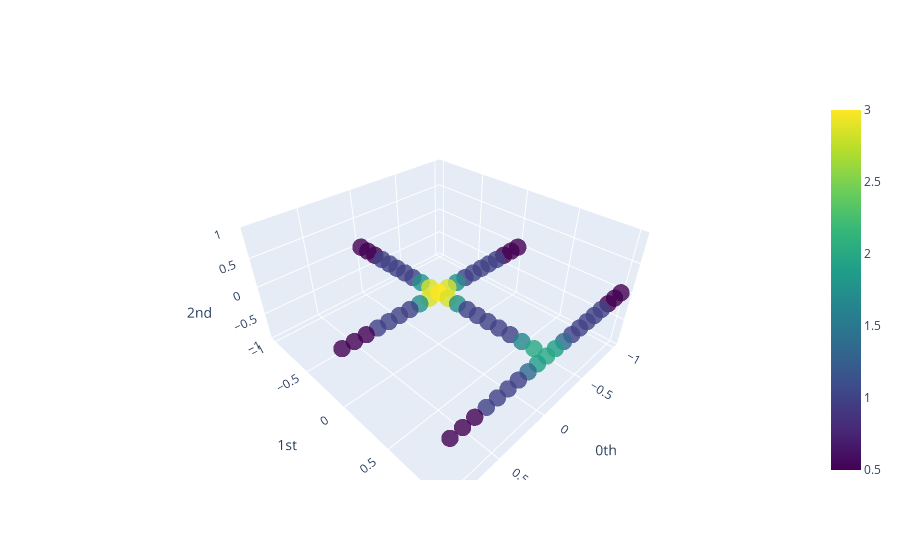

This figure's notebook cell:
### Markdown cell above
Our last example is inherently one dimensional, but the point cloud admits some interesting local structures, there are 4 different types of points:
- The 'edge points', with no local structure
- The 'line points' which locally look like one dimensinoal lines.
- The 'intersection points', which locally looks like an X.
- The 'intersection points', which locally looks like a T.

The next block looks at the local homology features!

### Code cell
# Initialize the radius local homology transformer
lh_lines = RadiusLocalVietorisRips(radii=(0.21, 0.31), 
                     homology_dimensions=(0, 1), n_jobs = -1)

# fit_tranform
diags = lh_lines.fit_transform(lines)

# Plot the results of local homology dimension 1:
plot_coloured_cloud(lh_lines, diags, np.array(lines), dimension=1)

### Figure 1 — Plotly figure (JSON) as saved in the notebook; plotly's stock layout.template omitted (floating-point values rounded to 4 significant figures)
{"data": [{"marker": {"color": [0.5, 0.5, 0.5, 1, 1, 1, 1, 1, 1.767, 2.853, 3, 2.853, 1.767, 1, 1, 1, 1, 0.5, 0.5, 0.5, 0.5, 0.5, 0.5, 1, 1, 1, 1, 1, 1.767, 2.853, 3, 2.853, 1.767, 1, 1, 1, 1, 1, 1.64, 1.995, 0.5, 0.5, 0.5, 1, 1, 1, 1, 1, 1.359, 1.905, 2, 1.905, 1.359, 1, 1, 1, 1, 0.5, 0.5, 0.5], "colorscale": [[0, "#440154"], [0.1111, "#482878"], [0.2222, "#3e4989"], [0.3333, "#31688e"], [0.4444, "#26828e"], [0.5556, "#1f9e89"], [0.6667, "#35b779"], [0.7778, "#6ece58"], [0.8889, "#b5de2b"], [1, "#fde725"]], "opacity": 0.8, "showscale": true, "size": 6}, "mode": "markers", "text": ["color: 0.5", "color: 0.5", "color: 0.5", "color: 1.0", "color: 1.0", "color: 1.0", "color: 1.0", "color: 1.0", "color: 1.767270311414394", "color: 2.8529829077055604", "color: 3.0", "color: 2.8529829077055604", "color: 1.767270311414394", "color: 1.0", "color: 1.0", "color: 1.0", "color: 1.0", "color: 0.5", "color: 0.5", "color: 0.5", "color: 0.5", "color: 0.5", "color: 0.5", "color: 1.0", "color: 1.0", "color: 1.0", "color: 1.0", "color: 1.0", "color: 1.767270311414394", "color: 2.8529829077055604", "color: 3.0", "color: 2.8529829077055604", "color: 1.767270311414394", "color: 1.0", "color: 1.0", "color: 1.0", "color: 1.0", "color: 1.0", "color: 1.6404504739644976", "color: 1.9946807995859", "color: 0.5", "color: 0.5", "color: 0.5", "color: 1.0", "color: 1.0", "color: 1.0", "color: 1.0", "color: 1.0", "color: 1.3588399010954513", "color: 1.9045848769357443", "color: 2.0", "color: 1.9045848769357443", "color: 1.3588399010954513", "color: 1.0", "color: 1.0", "color: 1.0", "color: 1.0", "color: 0.5", "color: 0.5", "color: 0.5"], "type": "scatter3d", "x": [-1, -0.9, -0.8, -0.7, -0.6, -0.5, -0.4, -0.3, -0.2, -0.1, -2.22e-16, 0.1, 0.2, 0.3, 0.4, 0.5, 0.6, 0.7, 0.8, 0.9, 0, 0, 0, 0, 0, 0, 0, 0, 0, 0, 0, 0, 0, 0, 0, 0, 0, 0, 0, 0, -1, -0.9, -0.8, -0.7, -0.6, -0.5, -0.4, -0.3, -0.2, -0.1, -2.22e-16, 0.1, 0.2, 0.3, 0.4, 0.5, 0.6, 0.7, 0.8, 0.9], "y": [0, 0, 0, 0, 0, 0, 0, 0, 0, 0, 0, 0, 0, 0, 0, 0, 0, 0, 0, 0, -1, -0.9, -0.8, -0.7, -0.6, -0.5, -0.4, -0.3, -0.2, -0.1, -2.22e-16, 0.1, 0.2, 0.3, 0.4, 0.5, 0.6, 0.7, 0.8, 0.9, 1, 1, 1, 1, 1, 1, 1, 1, 1, 1, 1, 1, 1, 1, 1, 1, 1, 1, 1, 1], "z": [0, 0, 0, 0, 0, 0, 0, 0, 0, 0, 0, 0, 0, 0, 0, 0, 0, 0, 0, 0, 0, 0, 0, 0, 0, 0, 0, 0, 0, 0, 0, 0, 0, 0, 0, 0, 0, 0, 0, 0, 0, 0, 0, 0, 0, 0, 0, 0, 0, 0, 0, 0, 0, 0, 0, 0, 0, 0, 0, 0]}], "layout": {"scene": {"xaxis": {"exponentformat": "e", "showexponent": "all", "title": {"text": "0th"}, "type": "linear"}, "yaxis": {"exponentformat": "e", "showexponent": "all", "title": {"text": "1st"}, "type": "linear"}, "zaxis": {"exponentformat": "e", "showexponent": "all", "title": {"text": "2nd"}, "type": "linear"}}}}
